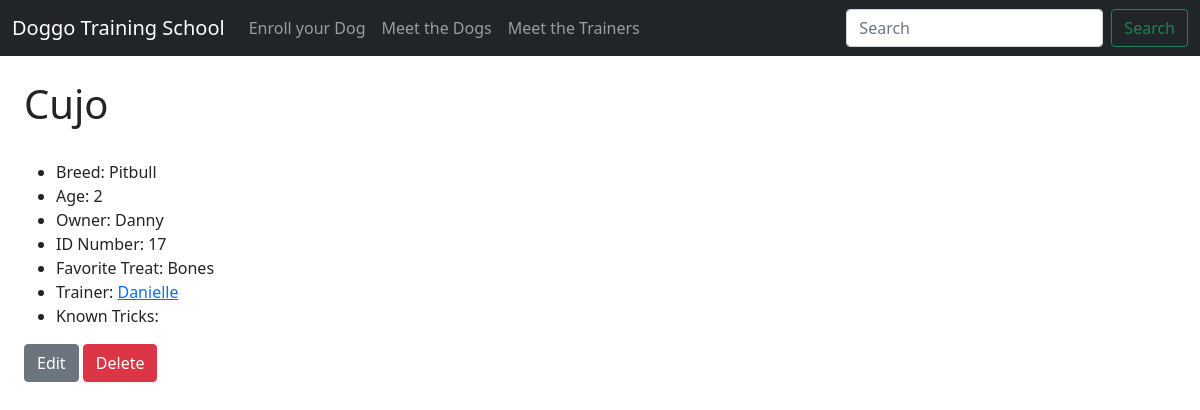
The page /dog_profile/17 on the database as committed earlier.
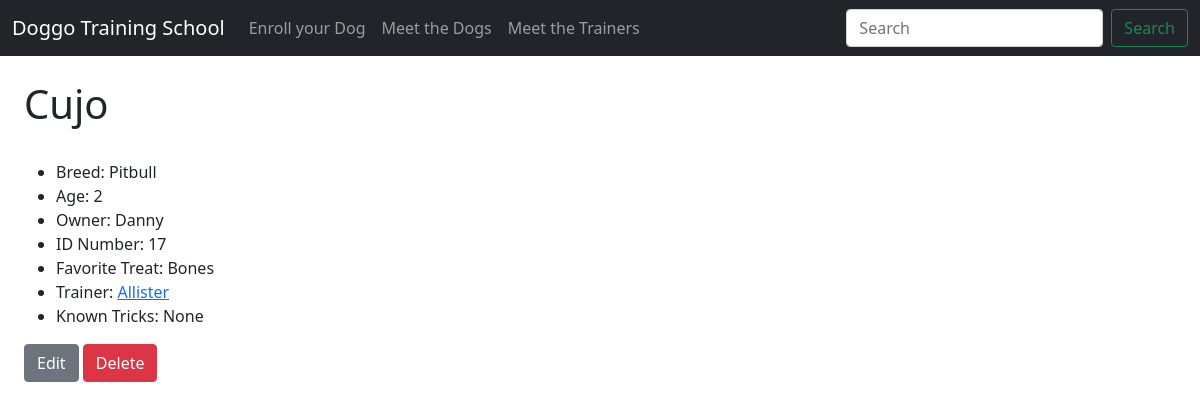
The same page on the database as committed later.
### tables this page shows
CREATE TABLE "dogs" (
	"id"	INTEGER NOT NULL UNIQUE,
	"name"	TEXT NOT NULL,
	"breed"	TEXT,
	"age"	INTEGER,
	"owner"	NUMERIC NOT NULL,
	"treats"	TEXT,
	"trainer"	TEXT,
	"pic"	TEXT,
	"tricks"	TEXT,
	"medical_history"	TEXT,
	PRIMARY KEY("id" AUTOINCREMENT)
);

### app.py (the view)
@app.route('/dog_profile/<int:dog_id>')
def dog_profile(dog_id):
    dogs = read_dog_by_id(dog_id)
    return render_template('dog_profile.html',dogs=dogs)

### dog_data.py (called while the page is built)
def connect_db(path):
    conn = sqlite3.connect(path)
    conn.row_factory = sqlite3.Row
    return (conn, conn.cursor())

def read_dog_by_id(dog_id):
    conn, cur = connect_db(db_path)
    query = 'SELECT * FROM dogs WHERE id=?'
    result = cur.execute(query, (dog_id,)).fetchone()
    conn.close()
    return result

### templates/dog_profile.html (shortened to what this page needs)
{% extends 'base.html' %}
{% block content %}
<h1>{{ dogs.name }}</h1>
<ul>
  {% if dogs.breed %}
  <li>Breed: {{ dogs.breed }}</li>
  {% else %}
  <li>No breed info available</li>
  {% endif %}
  <li>Age: {{ dogs.age }}</li>
  <li>Owner: {{dogs.owner}}</li>
  <li>ID Number: {{dogs.id}}</li>
  <li>Favorite Treat: {{dogs.treats}} </li>
  <li>Trainer: <a href="{{ url_for('trainer_profile', trainer=dogs.trainer) }}">{{dogs.trainer}}</a></li>
  <li>Known Tricks: {{dogs.tricks}} </li>
</ul>
<form action="{{ url_for('modify',dog_name=dogs.name, dog_id=dogs.id) }}" method="post">
  <input class="btn btn-secondary" type="submit" value="Edit" name="action">
  <input class="btn btn-danger" type="submit" value="Delete" name="action">
</form>
{% endblock %}

Rows that differ between the two databases and show on the page:
changed dogs "Cujo": trainer "Danielle" → "Allister"
Other text that changed with them:
{{ dogs.tricks }}: (not shown) → "None"
